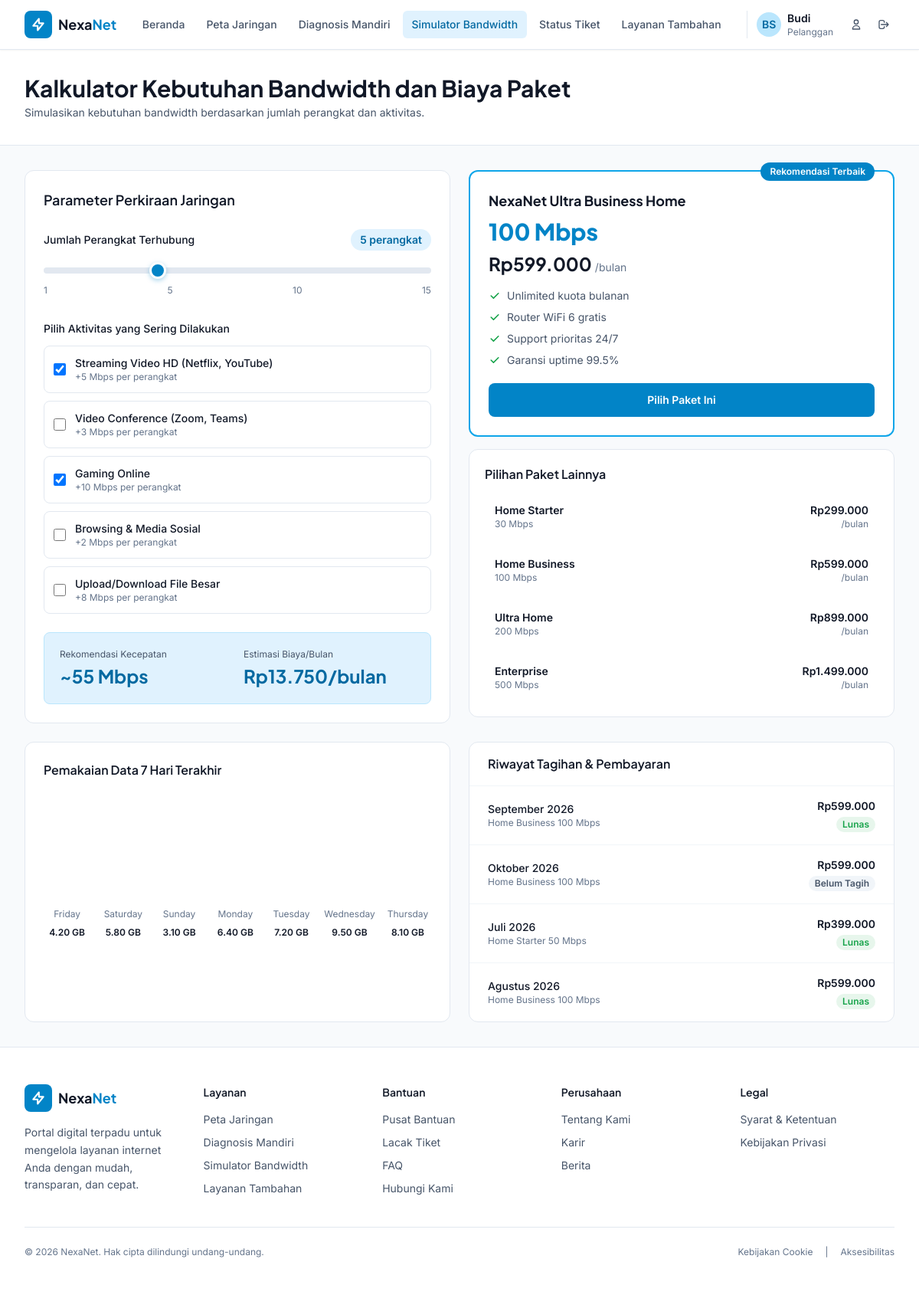
Page /simulator-bandwidth.php (signed in) on the committed database.
### tables this page shows
CREATE TABLE users (
    id INT PRIMARY KEY AUTO_INCREMENT,
    nama VARCHAR(100) NOT NULL,
    email VARCHAR(100) UNIQUE NOT NULL,
    password VARCHAR(255) NOT NULL,
    telepon VARCHAR(20),
    alamat TEXT,
    wilayah_id INT,
    role ENUM('user','admin') DEFAULT 'user',
    avatar VARCHAR(255),
    created_at TIMESTAMP DEFAULT CURRENT_TIMESTAMP,
    last_login TIMESTAMP NULL,
    INDEX idx_email (email),
    INDEX idx_wilayah (wilayah_id)
);

CREATE TABLE bandwidth_packages (
    id INT PRIMARY KEY AUTO_INCREMENT,
    nama_paket VARCHAR(100) NOT NULL,
    kecepatan VARCHAR(20) NOT NULL,
    harga INT NOT NULL,
    deskripsi TEXT,
    aktif BOOLEAN DEFAULT TRUE
);

CREATE TABLE data_usage (
    id INT PRIMARY KEY AUTO_INCREMENT,
    user_id INT NOT NULL,
    tanggal DATE NOT NULL,
    pemakaian_gb DECIMAL(5,2) NOT NULL,
    FOREIGN KEY (user_id) REFERENCES users(id) ON DELETE CASCADE,
    INDEX idx_user_tanggal (user_id, tanggal)
);

CREATE TABLE billing_history (
    id INT PRIMARY KEY AUTO_INCREMENT,
    user_id INT NOT NULL,
    bulan VARCHAR(50) NOT NULL,
    paket VARCHAR(100),
    nominal INT NOT NULL,
    status ENUM('Lunas','Belum Tagih','Overdue') DEFAULT 'Belum Tagih',
    tanggal_bayar DATE,
    FOREIGN KEY (user_id) REFERENCES users(id) ON DELETE CASCADE,
    INDEX idx_user_bulan (user_id, bulan)
);

### config/session.php (called while the page is built, shortened)
<?php
function isLoggedIn() {
    return isset($_SESSION['user_id']);
}
function getCurrentUser($pdo) {
    $stmt = $pdo->prepare("SELECT id, nama, email, telepon, alamat, wilayah_id, role, created_at, last_login FROM users WHERE id = ?");
    $stmt->execute([$_SESSION['user_id']]);
    return $stmt->fetch();
}
?>

### config/functions.php (called while the page is built, shortened)
<?php
function formatRupiah($angka) {
    return 'Rp' . number_format($angka, 0, ',', '.');
}
function getBillingHistory($pdo, $userId) {
    $stmt = $pdo->prepare("SELECT * FROM billing_history WHERE user_id = ? ORDER BY bulan DESC");
    $stmt->execute([$userId]);
    return $stmt->fetchAll();
}
function getDataUsage($pdo, $userId, $days = 7) {
    $stmt = $pdo->prepare("
        SELECT DAYNAME(tanggal) as hari, pemakaian_gb as gb, tanggal
        FROM data_usage
        WHERE user_id = ?
        ORDER BY tanggal DESC
        LIMIT ?
    ");
    $stmt->execute([$userId, $days]);
    return array_reverse($stmt->fetchAll());
}
function getBandwidthPackages($pdo) {
    $stmt = $pdo->query("SELECT * FROM bandwidth_packages WHERE aktif = TRUE ORDER BY harga");
    return $stmt->fetchAll();
}
?>

### simulator-bandwidth.php (the view, shortened to what this page needs)
<?php
require_once 'config/functions.php';
require_once 'config/session.php';
$paket_bandwidth = getBandwidthPackages($pdo);
$user = isLoggedIn() ? getCurrentUser($pdo) : null;
$pemakaian_7hari = $user ? getDataUsage($pdo, $user['id']) : [
    ['hari'=>'Sen','gb'=>4.2],['hari'=>'Sel','gb'=>5.8],['hari'=>'Rab','gb'=>3.1],
    ['hari'=>'Kam','gb'=>6.4],['hari'=>'Jum','gb'=>7.2],['hari'=>'Sab','gb'=>9.5],['hari'=>'Min','gb'=>8.1]
];
$riwayat_tagihan = $user ? getBillingHistory($pdo, $user['id']) : [
    ['bulan'=>'Oktober 2026','paket'=>'Home Business 100 Mbps','nominal'=>599000,'status'=>'Belum Tagih','tanggal'=>'01 Okt 2026'],
    ['bulan'=>'September 2026','paket'=>'Home Business 100 Mbps','nominal'=>599000,'status'=>'Lunas','tanggal'=>'05 Sep 2026'],
    ['bulan'=>'Agustus 2026','paket'=>'Home Business 100 Mbps','nominal'=>599000,'status'=>'Lunas','tanggal'=>'03 Agu 2026'],
    ['bulan'=>'Juli 2026','paket'=>'Home Starter 50 Mbps','nominal'=>399000,'status'=>'Lunas','tanggal'=>'02 Jul 2026']
];
include 'includes/header.php';
include 'includes/navbar.php';
?>
<main class="flex-1">
    <section class="bg-white border-b border-slate-200"><div class="max-w-container mx-auto px-4 sm:px-6 lg:px-8 py-8"><h1 class="font-display font-bold text-2xl lg:text-3xl text-ink">Kalkulator Kebutuhan Bandwidth dan Biaya Paket</h1><p class="text-sm text-slate-600 mt-1 max-w-2xl">Simulasikan kebutuhan bandwidth berdasarkan jumlah perangkat dan aktivitas.</p></div></section>
    <section class="max-w-container mx-auto px-4 sm:px-6 lg:px-8 py-8">
        <div class="grid lg:grid-cols-2 gap-6">
            <div class="bg-white rounded-xl border border-slate-200 p-6">
                <h2 class="font-display font-semibold text-lg text-ink mb-6">Parameter Perkiraan Jaringan</h2>
                <div class="mb-8">
                    <div class="flex items-center justify-between mb-3"><label class="text-sm font-medium text-ink">Jumlah Perangkat Terhubung</label><span id="deviceCount" class="px-3 py-1 rounded-full bg-brand-50 text-brand-700 text-sm font-semibold">5 perangkat</span></div>
                    <input type="range" id="deviceSlider" min="1" max="15" value="5" class="brand-slider w-full">
                    <div class="flex justify-between text-xs text-slate-500 mt-2"><span>1</span><span>5</span><span>10</span><span>15</span></div>
                </div>
                <div>
                    <label class="text-sm font-medium text-ink mb-3 block">Pilih Aktivitas yang Sering Dilakukan</label>
                    <div class="space-y-2.5">
                        <label class="flex items-center gap-3 p-3 border border-slate-200 rounded-lg cursor-pointer hover:bg-slate-50"><input type="checkbox" class="activity-check w-4 h-4 text-brand-600 rounded" data-mbps="5" checked><div class="flex-1"><div class="text-sm font-medium text-ink">Streaming Video HD (Netflix, YouTube)</div><div class="text-xs text-slate-500">+5 Mbps per perangkat</div></div></label>
                        <label class="flex items-center gap-3 p-3 border border-slate-200 rounded-lg cursor-pointer hover:bg-slate-50"><input type="checkbox" class="activity-check w-4 h-4 text-brand-600 rounded" data-mbps="3"><div class="flex-1"><div class="text-sm font-medium text-ink">Video Conference (Zoom, Teams)</div><div class="text-xs text-slate-500">+3 Mbps per perangkat</div></div></label>
                        <label class="flex items-center gap-3 p-3 border border-slate-200 rounded-lg cursor-pointer hover:bg-slate-50"><input type="checkbox" class="activity-check w-4 h-4 text-brand-600 rounded" data-mbps="10" checked><div class="flex-1"><div class="text-sm font-medium text-ink">Gaming Online</div><div class="text-xs text-slate-500">+10 Mbps per perangkat</div></div></label>
                        <label class="flex items-center gap-3 p-3 border border-slate-200 rounded-lg cursor-pointer hover:bg-slate-50"><input type="checkbox" class="activity-check w-4 h-4 text-brand-600 rounded" data-mbps="2"><div class="flex-1"><div class="text-sm font-medium text-ink">Browsing & Media Sosial</div><div class="text-xs text-slate-500">+2 Mbps per perangkat</div></div></label>
                        <label class="flex items-center gap-3 p-3 border border-slate-200 rounded-lg cursor-pointer hover:bg-slate-50"><input type="checkbox" class="activity-check w-4 h-4 text-brand-600 rounded" data-mbps="8"><div class="flex-1"><div class="text-sm font-medium text-ink">Upload/Download File Besar</div><div class="text-xs text-slate-500">+8 Mbps per perangkat</div></div></label>
                    </div>
                </div>
                <div class="mt-6 p-5 bg-brand-50 rounded-lg border border-brand-100">
                    <div class="grid grid-cols-2 gap-4">
                        <div><div class="text-xs text-slate-600 mb-1">Rekomendasi Kecepatan</div><div id="recMbps" class="font-display font-bold text-2xl text-brand-700">~103 Mbps</div></div>
                        <div><div class="text-xs text-slate-600 mb-1">Estimasi Biaya/Bulan</div><div id="recCost" class="font-display font-bold text-2xl text-brand-700">Rp25.750</div></div>
                    </div>
                </div>
            </div>
            <div class="space-y-4">
                <div class="bg-white rounded-xl border-2 border-brand-500 p-6 relative">
                    <span class="absolute -top-3 right-6 px-3 py-1 bg-brand-600 text-white text-xs font-semibold rounded-full">Rekomendasi Terbaik</span>
                    <h3 class="font-display font-bold text-lg text-ink">NexaNet Ultra Business Home</h3>
                    <div class="font-display font-extrabold text-3xl text-brand-600 my-2">100 Mbps</div>
                    <div class="flex items-baseline gap-1 mb-4"><span class="font-display font-bold text-2xl text-ink">Rp599.000</span><span class="text-sm text-slate-500">/bulan</span></div>
                    <ul class="space-y-2 text-sm text-slate-600 mb-5">
                        <li class="flex items-center gap-2"><svg class="w-4 h-4 text-status-normal" fill="currentColor" viewBox="0 0 20 20"><path fill-rule="evenodd" d="M16.707 5.293a1 1 0 010 1.414l-8 8a1 1 0 01-1.414 0l-4-4a1 1 0 011.414-1.414L8 12.586l7.293-7.293a1 1 0 011.414 0z" clip-rule="evenodd"/></svg> Unlimited kuota bulanan</li>
                        <li class="flex items-center gap-2"><svg class="w-4 h-4 text-status-normal" fill="currentColor" viewBox="0 0 20 20"><path fill-rule="evenodd" d="M16.707 5.293a1 1 0 010 1.414l-8 8a1 1 0 01-1.414 0l-4-4a1 1 0 011.414-1.414L8 12.586l7.293-7.293a1 1 0 011.414 0z" clip-rule="evenodd"/></svg> Router WiFi 6 gratis</li>
                        <li class="flex items-center gap-2"><svg class="w-4 h-4 text-status-normal" fill="currentColor" viewBox="0 0 20 20"><path fill-rule="evenodd" d="M16.707 5.293a1 1 0 010 1.414l-8 8a1 1 0 01-1.414 0l-4-4a1 1 0 011.414-1.414L8 12.586l7.293-7.293a1 1 0 011.414 0z" clip-rule="evenodd"/></svg> Support prioritas 24/7</li>
                        <li class="flex items-center gap-2"><svg class="w-4 h-4 text-status-normal" fill="currentColor" viewBox="0 0 20 20"><path fill-rule="evenodd" d="M16.707 5.293a1 1 0 010 1.414l-8 8a1 1 0 01-1.414 0l-4-4a1 1 0 011.414-1.414L8 12.586l7.293-7.293a1 1 0 011.414 0z" clip-rule="evenodd"/></svg> Garansi uptime 99.5%</li>
                    </ul>
                    <button onclick="alert('Silakan login untuk berlangganan paket ini')" class="w-full py-3 bg-brand-600 hover:bg-brand-700 text-white font-semibold text-sm rounded-lg transition-colors">Pilih Paket Ini</button>
                </div>
                <div class="bg-white rounded-xl border border-slate-200 p-5">
                    <h4 class="font-display font-semibold text-ink mb-3">Pilihan Paket Lainnya</h4>
                    <div class="space-y-2">
                        <?php foreach ($paket_bandwidth as $p): ?>
                        <div class="flex items-center justify-between p-3 rounded-lg hover:bg-slate-50 transition-colors cursor-pointer border border-transparent hover:border-slate-200">
                            <div><div class="font-semibold text-ink text-sm"><?php echo htmlspecialchars($p['nama_paket']); ?></div><div class="text-xs text-slate-500"><?php echo htmlspecialchars($p['kecepatan']); ?></div></div>
                            <div class="text-right"><div class="font-semibold text-ink text-sm"><?php echo formatRupiah($p['harga']); ?></div><div class="text-xs text-slate-500">/bulan</div></div>
                        </div>
                        <?php endforeach; ?>
                    </div>
                </div>
            </div>
        </div>
        <div class="grid lg:grid-cols-2 gap-6 mt-6">
            <div class="bg-white rounded-xl border border-slate-200 p-6">
                <h3 class="font-display font-semibold text-ink mb-4">Pemakaian Data 7 Hari Terakhir</h3>
                <div class="flex items-end gap-3 h-48">
                    <?php foreach ($pemakaian_7hari as $d): $h = ($d['gb'] / 10) * 100; ?>
                    <div class="flex-1 flex flex-col items-center gap-2"><span class="text-xs text-slate-500"><?php echo $d['hari']; ?></span><span class="text-xs font-semibold text-ink"><?php echo $d['gb']; ?> GB</span></div>
                    <?php endforeach; ?>
                </div>
            </div>
            <div class="bg-white rounded-xl border border-slate-200 overflow-hidden">
                <div class="px-6 py-4 border-b border-slate-100"><h3 class="font-display font-semibold text-ink">Riwayat Tagihan & Pembayaran</h3></div>
                <div class="divide-y divide-slate-100">
                    <?php foreach ($riwayat_tagihan as $r): ?>
                    <div class="px-6 py-4 flex items-center justify-between">
                        <div><div class="font-medium text-ink text-sm"><?php echo htmlspecialchars($r['bulan']); ?></div><div class="text-xs text-slate-500"><?php echo htmlspecialchars($r['paket']); ?></div></div>
                        <div class="text-right"><div class="font-semibold text-ink text-sm"><?php echo formatRupiah($r['nominal']); ?></div><span class="inline-block mt-1 px-2 py-0.5 rounded-full text-xs font-semibold <?php echo $r['status'] === 'Lunas' ? 'bg-status-normal/10 text-status-normal' : 'bg-slate-100 text-slate-600'; ?>"><?php echo htmlspecialchars($r['status']); ?></span></div>
                    </div>
                    <?php endforeach; ?>
                </div>
            </div>
        </div>
    </section>
</main>
<?php include 'includes/footer.php'; ?>

### includes/navbar.php (shortened to what this page needs)
<?php
$active = basename($_SERVER['PHP_SELF']);
$nav_items = [
    ['file'=>'index.php','label'=>'Beranda'],
    ['file'=>'peta-jaringan.php','label'=>'Peta Jaringan'],
    ['file'=>'diagnosis-mandiri.php','label'=>'Diagnosis Mandiri'],
    ['file'=>'simulator-bandwidth.php','label'=>'Simulator Bandwidth'],
    ['file'=>'status-tiket.php','label'=>'Status Tiket'],
    ['file'=>'layanan-tambahan.php','label'=>'Layanan Tambahan']
];
$user = isLoggedIn() ? getCurrentUser($pdo) : null;
$initials = $user ? strtoupper(substr($user['nama'], 0, 1)) . (strpos($user['nama'], ' ') ? strtoupper(substr(strstr($user['nama'], ' '), 1, 1)) : '') : 'G';
?>
<header class="bg-white border-b border-slate-200 sticky top-0 z-40 shadow-sm">
    <div class="max-w-container mx-auto px-4 sm:px-6 lg:px-8">
        <div class="flex items-center justify-between h-16">
            <a href="index.php" class="flex items-center gap-2 shrink-0">
                <div class="w-9 h-9 rounded-lg bg-brand-600 flex items-center justify-center">
                    <svg class="w-5 h-5 text-white" fill="none" stroke="currentColor" stroke-width="2.5" viewBox="0 0 24 24"><path stroke-linecap="round" stroke-linejoin="round" d="M13 10V3L4 14h7v7l9-11h-7z"/></svg>
                </div>
                <span class="font-display font-bold text-lg text-ink">Nexa<span class="text-brand-600">Net</span></span>
            </a>
            <nav class="hidden lg:flex items-center gap-1">
                <?php foreach ($nav_items as $item):
                    $is_active = ($item['file'] === $active); ?>
                    <a href="<?php echo $item['file']; ?>" class="px-3 py-2 text-sm font-medium rounded-md transition-colors <?php echo $is_active ? 'text-brand-700 bg-brand-50' : 'text-slate-600 hover:text-brand-600 hover:bg-slate-50'; ?>"><?php echo $item['label']; ?></a>
                <?php endforeach; ?>
            </nav>
            <div class="flex items-center gap-3">
                <?php if ($user): ?>
                <div class="hidden sm:flex items-center gap-2 pl-3 border-l border-slate-200">
                    <div class="w-8 h-8 rounded-full bg-brand-100 text-brand-700 flex items-center justify-center font-semibold text-sm"><?php echo $initials; ?></div>
                    <div class="hidden md:block leading-tight">
                        <div class="text-sm font-semibold text-ink"><?php echo htmlspecialchars(explode(' ', $user['nama'])[0]); ?></div>
                        <div class="text-xs text-slate-500">Pelanggan</div>
                    </div>
                    <a href="profil.php" class="ml-2 p-1.5 rounded-md hover:bg-slate-100 text-slate-600" title="Profil">
                        <svg class="w-4 h-4" fill="none" stroke="currentColor" stroke-width="2" viewBox="0 0 24 24"><path stroke-linecap="round" stroke-linejoin="round" d="M16 7a4 4 0 11-8 0 4 4 0 018 0zM12 14a7 7 0 00-7 7h14a7 7 0 00-7-7z"/></svg>
                    </a>
                    <a href="logout.php" class="p-1.5 rounded-md hover:bg-slate-100 text-slate-600" title="Logout">
                        <svg class="w-4 h-4" fill="none" stroke="currentColor" stroke-width="2" viewBox="0 0 24 24"><path stroke-linecap="round" stroke-linejoin="round" d="M17 16l4-4m0 0l-4-4m4 4H7m6 4v1a3 3 0 01-3 3H6a3 3 0 01-3-3V7a3 3 0 013-3h4a3 3 0 013 3v1"/></svg>
                    </a>
                </div>
                <?php endif; ?>
            </div>
        </div>
    </div>
</header>

### rows in the picture
users: nama "BS", nama "Budi"
bandwidth_packages: nama_paket "Home Starter", kecepatan "30 Mbps", harga "Rp299.000"
bandwidth_packages: nama_paket "Home Business", kecepatan "100 Mbps", harga "Rp599.000"
bandwidth_packages: nama_paket "Ultra Home", kecepatan "200 Mbps", harga "Rp899.000"
bandwidth_packages: nama_paket "Enterprise", kecepatan "500 Mbps", harga "Rp1.499.000"
data_usage: hari "Friday", pemakaian_gb "4.20"
data_usage: hari "Saturday", pemakaian_gb "5.80"
data_usage: hari "Sunday", pemakaian_gb "3.10"
data_usage: hari "Monday", pemakaian_gb "6.40"
data_usage: hari "Tuesday", pemakaian_gb "7.20"
data_usage: hari "Wednesday", pemakaian_gb "9.50"
data_usage: hari "Thursday", pemakaian_gb "8.10"
billing_history: bulan "September 2026", paket "Home Business 100 Mbps", nominal "Rp599.000", status "Lunas"
billing_history: bulan "Oktober 2026", paket "Home Business 100 Mbps", nominal "Rp599.000", status "Belum Tagih"
billing_history: bulan "Juli 2026", paket "Home Starter 50 Mbps", nominal "Rp399.000", status "Lunas"
billing_history: bulan "Agustus 2026", paket "Home Business 100 Mbps", nominal "Rp599.000", status "Lunas"

### other values in the picture
$item['label'] "Beranda"
$item['label'] "Peta Jaringan"
$item['label'] "Diagnosis Mandiri"
$item['label'] "Simulator Bandwidth"
$item['label'] "Status Tiket"
$item['label'] "Layanan Tambahan"
